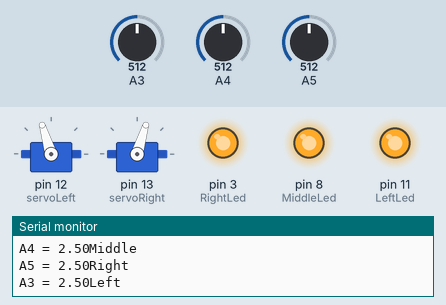
This sketch was run on a simulated Arduino Uno, built with avr-gcc and run on an emulated ATmega328P. On the bench: 2 × servo, output pins drawn as LEDs (lit = HIGH), the last lines printed to the serial monitor. The inputs (shaded band) are chosen by the test bench; at power-on: A3 = 512, A4 = 512, A5 = 512.

Above: at 1.2 s.
1.3 s: A3 set to 39
4.3 s: A3 set to 32
At 4.8 s:
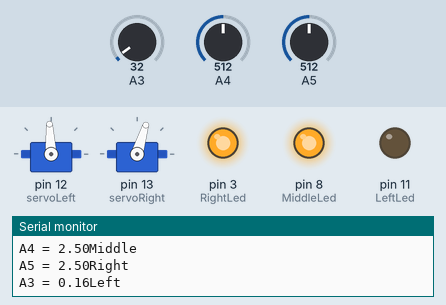
5.8 s: A4 set to 23
7.3 s: A4 set to 18
At 8.1 s:
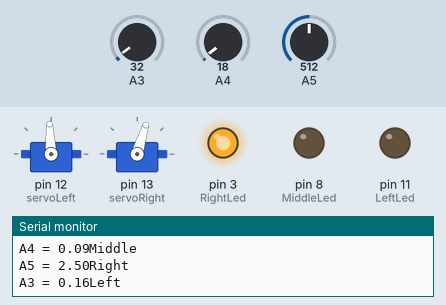
8.8 s: A5 set to 41
11.8 s: A5 set to 34
At 12.5 s:
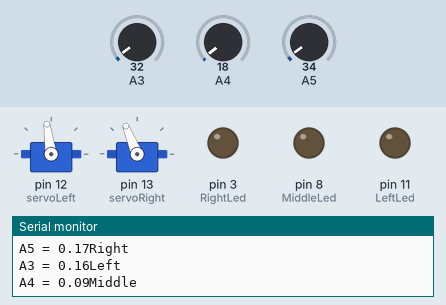
Timing chart, 0 to 14.3 s (numbered marks = the images above; inputs shaded):
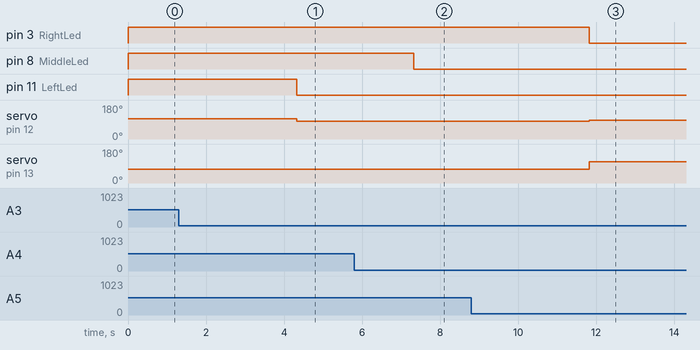

Measured:
- the behaviour switches between 35 and 34 on A3 (found by bisection; images 0 and 1)
- the behaviour switches between 21 and 20 on A4 (found by bisection; images 1 and 2)
- the behaviour switches between 37 and 36 on A5 (found by bisection; images 2 and 3)
- after the input at 4.3 s, pin 11 (LeftLed): HIGH → LOW at once; servo on pin 12 (servoLeft): 107° → 93° at once
- after the input at 7.3 s, pin 8 (MiddleLed): HIGH → LOW at once
- after the input at 11.8 s, pin 3 (RightLed): HIGH → LOW at once; servo on pin 12 (servoLeft): 93° → 98° at once; servo on pin 13 (servoRight): 73° → 112° at once

The sketch:

project.ino
```cpp
#include <Servo.h>
//String string;
//bool boolState;
Servo servoLeft; // Declare left and right servos
Servo servoRight;
int LeftLed=11;  // using Digital pin 11 for indication of left sensor
int MiddleLed=8; // using Digital pin 8 for indication of Middle sensor
int RightLed=3; // using Digital pin 3 for indication of Right sensor

void setup() // Built-in initialization block
{
Serial.begin(9600); //Enable serial communication
servoLeft.attach(12); // Attach left signal to pin 13
servoRight.attach(13); // Attach right signal to pin 12
servoLeft.writeMicroseconds(1550); // limit speed (Full speed forward use 1700)
servoRight.writeMicroseconds(1450); //Full speed forward use 1300
pinMode(LeftLed,OUTPUT);  //Use pin as Outputs
pinMode(RightLed,OUTPUT);
pinMode(MiddleLed,OUTPUT);
}

void loop() // Main loop auto-repeats
{
Serial.print("A3 = "); // Display "A3 = "
Serial.print(Left(A3)); // Display measured A3 volts
Serial.println("Left"); // Display " Voltage of Left sensor" & add newline

Serial.print("A4 = "); // Display "A4 = "
Serial.print(Middle(A4)); // Display measured A4 volts
Serial.println("Middle"); // Display " Voltage of Middle sensor" & add newline

Serial.print("A5 = "); // Display "A5 = "
Serial.print(Right(A5)); // Display measured A5 volts
Serial.println("Right"); // Display " Voltage of Right sensor" & add newline
//delay(1000);   //Add delay only if you want to check voltage of A3 A4 & A5

//For Left Sensor A3
if (Left(A3) <0.17) // If left sensor detected then turn Right
{
digitalWrite(LeftLed,LOW); //Off if black
   left();
}
else
  {
    digitalWrite(LeftLed,HIGH); //On if White
  }

//For middle Sensor A4
if(Middle(A4) < 0.10) // If A4 voltage greater than 3.5
{
digitalWrite(MiddleLed,LOW); // off if white
    }
else
  {
    digitalWrite(MiddleLed,HIGH); // On if black
  }

  //For Right Sensor A5
if(Right(A5) <0.18) // If Right sensor detected then turn Right
{
digitalWrite(RightLed,LOW); // Off if Black
    right();
}
else
  {
    digitalWrite(RightLed,HIGH); // On if white
  }

if((Left(A3) > 0.17 && Right(A5) > 0.18)) //If both are white run forward
{
    forward();
}
}

void left()
{
  servoLeft.writeMicroseconds(1500);
    servoRight.writeMicroseconds(1300);
}

void right()
{
  servoLeft.writeMicroseconds(1550);
    servoRight.writeMicroseconds(1700);
}

void forward()
{
  servoLeft.writeMicroseconds(1650); // Full speed forward 1700
  servoRight.writeMicroseconds(1300); //1300
}

float Left(int A3) // Measures volts at adPin
{ // Returns floating point voltage
return float(analogRead(A3)) * 5.0 / 1024.0;
}

float Middle(int A4) // Measures volts at adPin+
{ // Returns floating point voltage
return float(analogRead(A4)) * 5.0 / 1024.0;
}

float Right(int A5) // Measures volts at adPin
{ // Returns floating point voltage
return float(analogRead(A5)) * 5.0 / 1024.0;
}
```
